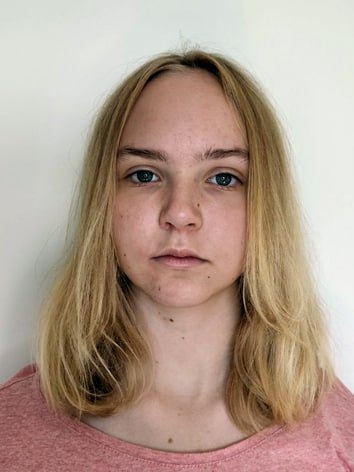
#> input picture images/photo.jpg, 354 x 472 px
$ python HW_lesson3.py
#> lines starting #> are read from the running program, lines starting #| are printed output that depends on the picture
import cv2
import numpy as np
image = cv2.imread('images/photo.jpg')
#> image is the input picture: shape (472, 354, 3); mean B, G, R 141, 155.6, 177.1

cv2.putText(image, 'Alexandra Tetiorkina', (60, 330), cv2.FONT_HERSHEY_DUPLEX, 0.7, (0, 0, 0), 2)
cv2.rectangle(image,(110, 70),(260, 310),(0, 0, 0),1)
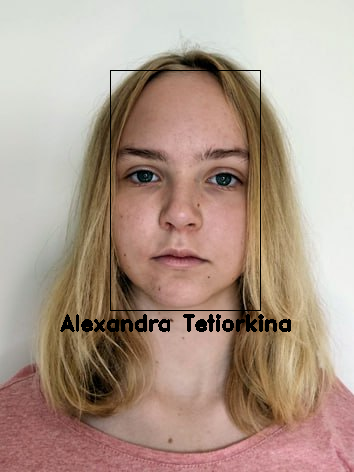
#> image: shape (472, 354, 3); mean B, G, R 139.6, 153.7, 174.8
cv2.imshow('photo', image)
cv2.waitKey(0)
cv2.destroyAllWindows()
